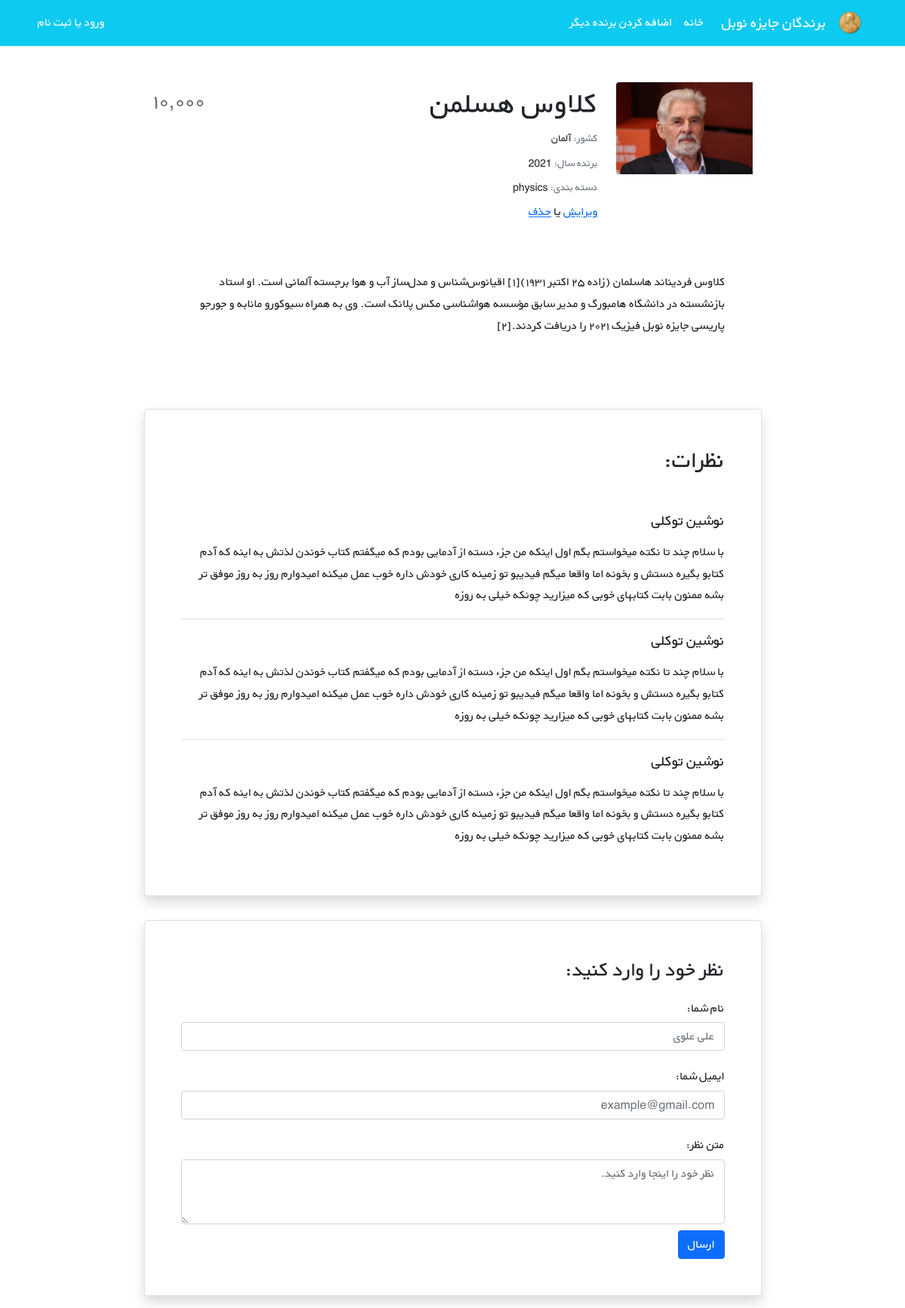
Page /nobels/2/ on the committed database.
### nobels/models.py (models this page shows, shortened)
class Nobel(models.Model):
    STATUS_CHOICES = (
        ('chemistry', 'chemistry'),
        ('economy', 'economy'),
        ("literature", "literature"),
        ("nobel peace", "nobel peace"),
        ("physics", "physics"),
        ("physiology and medicine", "physiology and medicine"),
    )
    name = models.CharField(max_length=200)
    description = models.TextField()
    year = models.PositiveIntegerField()
    country = models.CharField(max_length=50)
    grouping = models.CharField(choices=STATUS_CHOICES, max_length=23)
    cover = models.ImageField(upload_to="covers/",blank=True)
    datetime_created = models.DateTimeField(auto_now_add=True)
    datetime_modified = models.DateTimeField(auto_now=True)

### nobels/views.py (the view)
# urls.py: path("<int:pk>/", NobelDetailView.as_view(), name="nobel_detail"),
class NobelDetailView(generic.DetailView):
    model = Nobel
    template_name = "nobels/nobel_detail.html"

### nobels/templates/nobels/nobel_detail.html (shortened to what this page needs)
{% extends "_base.html" %}
{% block content %}
    <div class="container mt-5" dir="rtl">
        <div class="">
            <div class="">
                <div class="d-flex justify-content-center">
                    <div class="row w-sm-75 w-100">
                        <div class="col-xs-12 col-md-3 d-flex justify-content-center">
                            <div>
                                {% if nobel.cover %}
                                    <img src="{{ nobel.cover.url }}"
                                         class="img-fluid rounded-start" alt="...">
                                {% endif %}
                            </div>
                        </div>
                        <div class="col-xs-12 col-md-6 text-center text-md-end mt-md-1 mt-4">
                            <h1>{{ nobel.name }}</h1>
                            <h5 class="small my-1"><span class="text-muted">کشور: </span>{{ nobel.country }}</h5>
                            <h5 class="small my-1"><span class="text-muted">برنده سال: </span>{{ nobel.year }}</h5>
                            <h5 class="small my-1"><span class="text-muted">دسته بندی: </span>{{ nobel.grouping }}</h5>
                            <a href="{% url "nobel_update" nobel.id%}">ویرایش</a><apan> یا </apan>
                            <a href="{% url "nobel_delete" nobel.id%}">حذف</a>
                        </div>
                        <div class="col-xs-12 col-md-3 d-flex flex-column">
                            <h3 class="align-self-center pt-2 text-muted align-self-md-end">
                                ۱۰,۰۰۰
                            </h3>
                        </div>
                    </div>
                </div>
                <div class="d-flex justify-content-center">
                    <div class="my-3 p-5 w-sm-75 w-100">
                        {{ nobel.description|linebreaks }}
                    </div>
                </div>
                <div class="d-flex justify-content-center">
                    <div class="card shadow my-3 p-5 w-sm-75 w-100">
                        <h2 class="mb-5">نظرات:</h2>
                        <div class="border-bottom mb-3">
                            <h5 class="mb-3">نوشین توکلی</h5>
                            <p>با سلام چند تا نکته میخواستم بگم اول اینکه من جزء دسته از آدمایی بودم که میگفتم کتاب
                                خوندن لذتش
                                به اینه که آدم کتابو بگیره دستش و بخونه اما واقعا میگم فیدیبو تو زمینه کاری خودش داره
                                خوب عمل
                                میکنه امیدوارم روز به روز موفق تر بشه ممنون بابت کتابهای خوبی که میزارید چونکه خیلی به
                                روزه</p>
                        </div>
                        <div class="border-bottom mb-3">
                            <h5 class="mb-3">نوشین توکلی</h5>
                            <p>با سلام چند تا نکته میخواستم بگم اول اینکه من جزء دسته از آدمایی بودم که میگفتم کتاب
                                خوندن لذتش
                                به اینه که آدم کتابو بگیره دستش و بخونه اما واقعا میگم فیدیبو تو زمینه کاری خودش داره
                                خوب عمل
                                میکنه امیدوارم روز به روز موفق تر بشه ممنون بابت کتابهای خوبی که میزارید چونکه خیلی به
                                روزه</p>
                        </div>
                        <div>
                            <h5 class="mb-3">نوشین توکلی</h5>
                            <p>با سلام چند تا نکته میخواستم بگم اول اینکه من جزء دسته از آدمایی بودم که میگفتم کتاب
                                خوندن لذتش
                                به اینه که آدم کتابو بگیره دستش و بخونه اما واقعا میگم فیدیبو تو زمینه کاری خودش داره
                                خوب عمل
                                میکنه امیدوارم روز به روز موفق تر بشه ممنون بابت کتابهای خوبی که میزارید چونکه خیلی به
                                روزه</p>
                        </div>
                    </div>
                </div>
                <div class="d-flex justify-content-center">
                    <div class="card shadow my-3 p-5 w-sm-75 w-100">
                        <h3>نظر خود را وارد کنید:</h3>
                        <form method="POST">
                            <div class="form-group py-2">
                                <label class="py-1" for="author_name">نام شما:</label>
                                <input type="text" class="form-control" placeholder="علی علوی" name="author_name">
                            </div>
                            <div class="form-group py-2">
                                <label class="py-1" for="email">ایمیل شما:</label>
                                <input type="email" class="form-control" placeholder="example@gmail.com" name="email">
                            </div>
                            <div class="form-group py-2">
                                <label class="py-1" for="comment_text">متن نظر:</label>
                                <textarea class="form-control" name="text" rows="3"
                                          placeholder="نظر خود را اینجا وارد کنید."></textarea>
                            </div>
                            <button type="submit" class="btn btn-primary">ارسال</button>
                        </form>
                    </div>
                </div>
            </div>
        </div>
    </div>
{% endblock %}

### static/css/style.css (style rules this page uses)
* { font-family: 'BYekan', sans-serif; line-height: 1.8rem; }
@media (min-width: 576px) { .w-sm-75 { width: 75%!important; } }

### rows in the picture
Nobel: cover (picture), name "کلاوس هسلمن", country "آلمان", year "2021", grouping "physics", description "کلاوس فردیناند هاسلمان (زاده ۲۵ اکتبر ۱۹۳۱)[۱] اقیانوس‌شناس و مدل‌ساز آب و هوا برجسته آلمانی است. او استاد بازنشسته در دانشگاه هامبورگ و مدیر سابق مؤسسه هواشناسی مکس پلانک است. وی به همراه سیوکورو مانابه و جورجو پاریسی جایزه نوبل فیزیک ۲۰۲۱ را دریافت کردند.[۲]"
